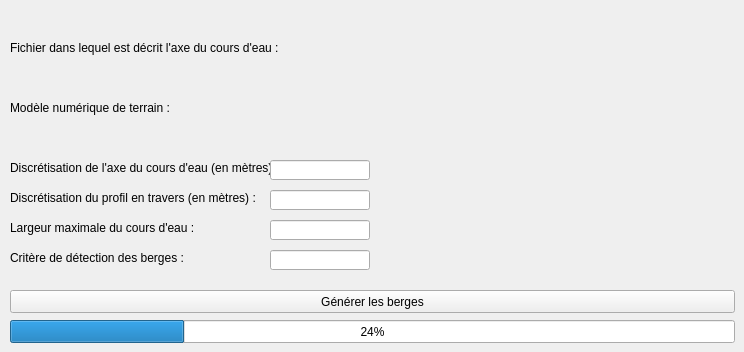
   <widget class="QWidget" name="tableGenerationBerges">
    <attribute name="title">
     <string>Génération des berges</string>
    </attribute>
    <widget class="QLabel" name="labelAxeCoursDEauGenerationBerges">
     <property name="geometry">
      <rect>
       <x>10</x>
       <y>40</y>
       <width>725</width>
       <height>16</height>
      </rect>
     </property>
     <property name="text">
      <string>Fichier dans lequel est décrit l'axe du cours d'eau :</string>
     </property>
    </widget>
    <widget class="QgsFileWidget" name="fichierAxeCoursDEauGenerationBerges">
     <property name="geometry">
      <rect>
       <x>10</x>
       <y>60</y>
       <width>725</width>
       <height>27</height>
      </rect>
     </property>
     <property name="filter">
      <string>*.shp</string>
     </property>
    </widget>
    <widget class="QPushButton" name="boutonGenererLesBerges">
     <property name="geometry">
      <rect>
       <x>10</x>
       <y>290</y>
       <width>725</width>
       <height>23</height>
      </rect>
     </property>
     <property name="text">
      <string>Générer les berges</string>
     </property>
    </widget>
    <widget class="QLabel" name="labelMNTGenerationBerges">
     <property name="geometry">
      <rect>
       <x>10</x>
       <y>100</y>
       <width>725</width>
       <height>16</height>
      </rect>
     </property>
     <property name="text">
      <string>Modèle numérique de terrain :</string>
     </property>
    </widget>
    <widget class="QgsFileWidget" name="fichierMNTGenerationBerges">
     <property name="geometry">
      <rect>
       <x>10</x>
       <y>120</y>
       <width>725</width>
       <height>27</height>
      </rect>
     </property>
     <property name="filter">
      <string>*.tif</string>
     </property>
    </widget>
    <widget class="QLabel" name="labelDiscretisationAxe">
     <property name="geometry">
      <rect>
       <x>10</x>
       <y>160</y>
       <width>380</width>
       <height>16</height>
      </rect>
     </property>
     <property name="text">
      <string>Discrétisation de l'axe du cours d'eau (en mètres) :</string>
     </property>
    </widget>
    <widget class="QLineEdit" name="discretisationAxe">
     <property name="geometry">
      <rect>
       <x>270</x>
       <y>160</y>
       <width>100</width>
       <height>20</height>
      </rect>
     </property>
    </widget>
    <widget class="QLabel" name="labelLargeurMaxCoursDEau">
     <property name="geometry">
      <rect>
       <x>10</x>
       <y>220</y>
       <width>380</width>
       <height>16</height>
      </rect>
     </property>
     <property name="text">
      <string>Largeur maximale du cours d'eau :</string>
     </property>
    </widget>
    <widget class="QLineEdit" name="largeurMaximaleRiviere">
     <property name="geometry">
      <rect>
       <x>270</x>
       <y>220</y>
       <width>100</width>
       <height>20</height>
      </rect>
     </property>
    </widget>
    <widget class="QLabel" name="labelDiscretisationProfil">
     <property name="geometry">
      <rect>
       <x>10</x>
       <y>190</y>
       <width>380</width>
       <height>16</height>
      </rect>
     </property>
     <property name="text">
      <string>Discrétisation du profil en travers (en mètres) :</string>
     </property>
    </widget>
    <widget class="QLineEdit" name="discretisationProfilTravers">
     <property name="geometry">
      <rect>
       <x>270</x>
       <y>190</y>
       <width>100</width>
       <height>20</height>
      </rect>
     </property>
    </widget>
    <widget class="QLabel" name="labelCritereDetectionBerges">
     <property name="geometry">
      <rect>
       <x>10</x>
       <y>250</y>
       <width>380</width>
       <height>16</height>
      </rect>
     </property>
     <property name="text">
      <string>Critère de détection des berges :</string>
     </property>
    </widget>
    <widget class="QLineEdit" name="critereDetectionBerge">
     <property name="geometry">
      <rect>
       <x>270</x>
       <y>250</y>
       <width>100</width>
       <height>20</height>
      </rect>
     </property>
    </widget>
    <widget class="QProgressBar" name="progressionConstructionBerges">
     <property name="geometry">
      <rect>
       <x>10</x>
       <y>320</y>
       <width>725</width>
       <height>23</height>
      </rect>
     </property>
     <property name="value">
      <number>24</number>
     </property>
    </widget>
   </widget>
